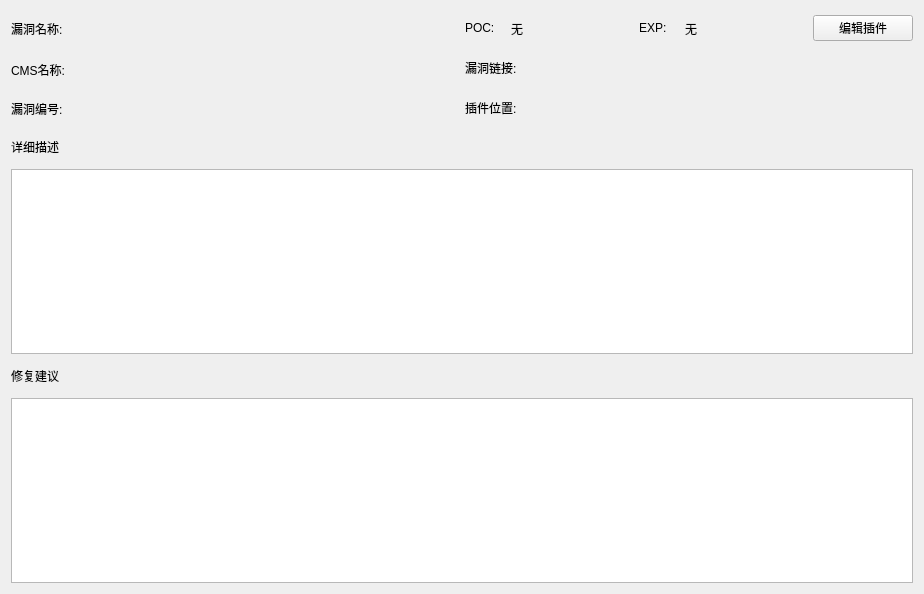
<?xml version="1.0" encoding="UTF-8"?>
<ui version="4.0">
 <class>From_Vuln_Info</class>
 <widget class="QWidget" name="From_Vuln_Info">
  <property name="geometry">
   <rect>
    <x>0</x>
    <y>0</y>
    <width>924</width>
    <height>594</height>
   </rect>
  </property>
  <property name="windowTitle">
   <string>插件详细信息</string>
  </property>
  <property name="windowIcon">
   <iconset>
    <normaloff>:/logo/main.png</normaloff>:/logo/main.png</iconset>
  </property>
  <layout class="QGridLayout" name="gridLayout">
   <item row="0" column="0" rowspan="3">
    <layout class="QVBoxLayout" name="verticalLayout_3">
     <item>
      <layout class="QHBoxLayout" name="horizontalLayout_2">
       <item>
        <widget class="QLabel" name="label_2">
         <property name="minimumSize">
          <size>
           <width>70</width>
           <height>35</height>
          </size>
         </property>
         <property name="maximumSize">
          <size>
           <width>70</width>
           <height>16777215</height>
          </size>
         </property>
         <property name="text">
          <string>漏洞名称:</string>
         </property>
        </widget>
       </item>
       <item>
        <widget class="QLabel" name="vuln_name">
         <property name="text">
          <string/>
         </property>
        </widget>
       </item>
      </layout>
     </item>
     <item>
      <layout class="QHBoxLayout" name="horizontalLayout">
       <item>
        <widget class="QLabel" name="label">
         <property name="minimumSize">
          <size>
           <width>70</width>
           <height>35</height>
          </size>
         </property>
         <property name="maximumSize">
          <size>
           <width>60</width>
           <height>16777215</height>
          </size>
         </property>
         <property name="text">
          <string>CMS名称:</string>
         </property>
        </widget>
       </item>
       <item>
        <widget class="QLabel" name="cms_name">
         <property name="text">
          <string/>
         </property>
        </widget>
       </item>
      </layout>
     </item>
     <item>
      <layout class="QHBoxLayout" name="horizontalLayout_13">
       <item>
        <widget class="QLabel" name="label_7">
         <property name="minimumSize">
          <size>
           <width>70</width>
           <height>32</height>
          </size>
         </property>
         <property name="maximumSize">
          <size>
           <width>70</width>
           <height>16777215</height>
          </size>
         </property>
         <property name="text">
          <string>漏洞编号:</string>
         </property>
        </widget>
       </item>
       <item>
        <widget class="QLabel" name="vuln_identifier">
         <property name="text">
          <string/>
         </property>
         <property name="openExternalLinks">
          <bool>true</bool>
         </property>
        </widget>
       </item>
      </layout>
     </item>
    </layout>
   </item>
   <item row="0" column="1">
    <layout class="QHBoxLayout" name="horizontalLayout_6">
     <item>
      <layout class="QHBoxLayout" name="horizontalLayout_3">
       <item>
        <widget class="QLabel" name="label_3">
         <property name="maximumSize">
          <size>
           <width>40</width>
           <height>30</height>
          </size>
         </property>
         <property name="text">
          <string>POC:</string>
         </property>
        </widget>
       </item>
       <item>
        <widget class="QLabel" name="vuln_poc">
         <property name="text">
          <string>无</string>
         </property>
        </widget>
       </item>
      </layout>
     </item>
     <item>
      <layout class="QHBoxLayout" name="horizontalLayout_5">
       <item>
        <widget class="QLabel" name="label_11">
         <property name="maximumSize">
          <size>
           <width>40</width>
           <height>30</height>
          </size>
         </property>
         <property name="text">
          <string>EXP:</string>
         </property>
        </widget>
       </item>
       <item>
        <widget class="QLabel" name="vuln_exp">
         <property name="minimumSize">
          <size>
           <width>0</width>
           <height>35</height>
          </size>
         </property>
         <property name="text">
          <string>无</string>
         </property>
        </widget>
       </item>
      </layout>
     </item>
     <item>
      <widget class="QPushButton" name="pushButton_plugins_edit">
       <property name="maximumSize">
        <size>
         <width>100</width>
         <height>16777215</height>
        </size>
       </property>
       <property name="text">
        <string>编辑插件</string>
       </property>
      </widget>
     </item>
    </layout>
   </item>
   <item row="1" column="1">
    <layout class="QHBoxLayout" name="horizontalLayout_4">
     <item>
      <widget class="QLabel" name="label_4">
       <property name="minimumSize">
        <size>
         <width>70</width>
         <height>32</height>
        </size>
       </property>
       <property name="maximumSize">
        <size>
         <width>70</width>
         <height>16777215</height>
        </size>
       </property>
       <property name="text">
        <string>漏洞链接:</string>
       </property>
      </widget>
     </item>
     <item>
      <widget class="QLabel" name="vuln_url">
       <property name="text">
        <string/>
       </property>
       <property name="openExternalLinks">
        <bool>true</bool>
       </property>
      </widget>
     </item>
    </layout>
   </item>
   <item row="2" column="1">
    <layout class="QHBoxLayout" name="horizontalLayout_14">
     <item>
      <widget class="QLabel" name="label_9">
       <property name="minimumSize">
        <size>
         <width>70</width>
         <height>35</height>
        </size>
       </property>
       <property name="maximumSize">
        <size>
         <width>60</width>
         <height>16777215</height>
        </size>
       </property>
       <property name="text">
        <string>插件位置:</string>
       </property>
      </widget>
     </item>
     <item>
      <widget class="QLabel" name="vuln_file">
       <property name="text">
        <string/>
       </property>
      </widget>
     </item>
    </layout>
   </item>
   <item row="3" column="0" colspan="2">
    <layout class="QVBoxLayout" name="verticalLayout_2">
     <item>
      <widget class="QLabel" name="label_5">
       <property name="minimumSize">
        <size>
         <width>60</width>
         <height>32</height>
        </size>
       </property>
       <property name="text">
        <string>详细描述</string>
       </property>
      </widget>
     </item>
     <item>
      <widget class="QTextEdit" name="vuln_miaoshu">
       <property name="minimumSize">
        <size>
         <width>0</width>
         <height>0</height>
        </size>
       </property>
       <property name="readOnly">
        <bool>false</bool>
       </property>
       <property name="html">
        <string>&lt;!DOCTYPE HTML PUBLIC &quot;-//W3C//DTD HTML 4.0//EN&quot; &quot;http://www.w3.org/TR/REC-html40/strict.dtd&quot;&gt;
&lt;html&gt;&lt;head&gt;&lt;meta name=&quot;qrichtext&quot; content=&quot;1&quot; /&gt;&lt;style type=&quot;text/css&quot;&gt;
p, li { white-space: pre-wrap; }
&lt;/style&gt;&lt;/head&gt;&lt;body style=&quot; font-family:'SimSun'; font-size:9pt; font-weight:400; font-style:normal;&quot;&gt;
&lt;p style=&quot;-qt-paragraph-type:empty; margin-top:0px; margin-bottom:0px; margin-left:0px; margin-right:0px; -qt-block-indent:0; text-indent:0px;&quot;&gt;&lt;br /&gt;&lt;/p&gt;&lt;/body&gt;&lt;/html&gt;</string>
       </property>
      </widget>
     </item>
    </layout>
   </item>
   <item row="4" column="0" colspan="2">
    <layout class="QVBoxLayout" name="verticalLayout">
     <item>
      <widget class="QLabel" name="label_13">
       <property name="minimumSize">
        <size>
         <width>60</width>
         <height>32</height>
        </size>
       </property>
       <property name="text">
        <string>修复建议</string>
       </property>
      </widget>
     </item>
     <item>
      <widget class="QTextEdit" name="vuln_solution">
       <property name="minimumSize">
        <size>
         <width>0</width>
         <height>0</height>
        </size>
       </property>
       <property name="readOnly">
        <bool>false</bool>
       </property>
       <property name="html">
        <string>&lt;!DOCTYPE HTML PUBLIC &quot;-//W3C//DTD HTML 4.0//EN&quot; &quot;http://www.w3.org/TR/REC-html40/strict.dtd&quot;&gt;
&lt;html&gt;&lt;head&gt;&lt;meta name=&quot;qrichtext&quot; content=&quot;1&quot; /&gt;&lt;style type=&quot;text/css&quot;&gt;
p, li { white-space: pre-wrap; }
&lt;/style&gt;&lt;/head&gt;&lt;body style=&quot; font-family:'SimSun'; font-size:9pt; font-weight:400; font-style:normal;&quot;&gt;
&lt;p style=&quot;-qt-paragraph-type:empty; margin-top:0px; margin-bottom:0px; margin-left:0px; margin-right:0px; -qt-block-indent:0; text-indent:0px;&quot;&gt;&lt;br /&gt;&lt;/p&gt;&lt;/body&gt;&lt;/html&gt;</string>
       </property>
      </widget>
     </item>
    </layout>
   </item>
  </layout>
 </widget>
 <resources/>
 <connections/>
</ui>
